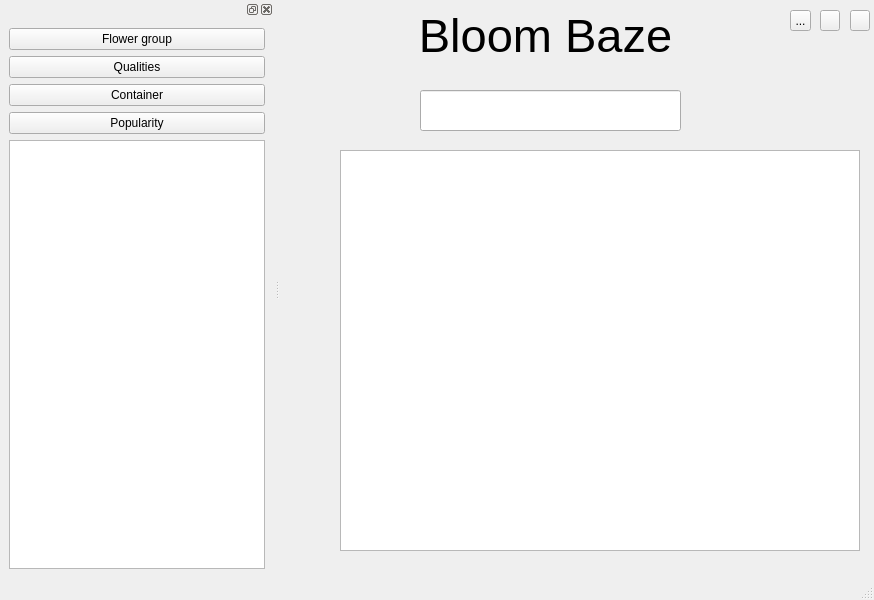
<?xml version="1.0" encoding="UTF-8"?>
<ui version="4.0">
 <class>MainWindow</class>
 <widget class="QMainWindow" name="MainWindow">
  <property name="geometry">
   <rect>
    <x>0</x>
    <y>0</y>
    <width>874</width>
    <height>600</height>
   </rect>
  </property>
  <property name="windowTitle">
   <string>MainWindow</string>
  </property>
  <widget class="QWidget" name="centralwidget">
   <widget class="QTableWidget" name="tableWidget">
    <property name="geometry">
     <rect>
      <x>60</x>
      <y>150</y>
      <width>520</width>
      <height>401</height>
     </rect>
    </property>
    <property name="selectionMode">
     <enum>QAbstractItemView::SingleSelection</enum>
    </property>
    <property name="selectionBehavior">
     <enum>QAbstractItemView::SelectItems</enum>
    </property>
    <attribute name="horizontalHeaderVisible">
     <bool>false</bool>
    </attribute>
    <attribute name="horizontalHeaderDefaultSectionSize">
     <number>250</number>
    </attribute>
    <attribute name="verticalHeaderVisible">
     <bool>false</bool>
    </attribute>
    <attribute name="verticalHeaderDefaultSectionSize">
     <number>250</number>
    </attribute>
    <column>
     <property name="text">
      <string/>
     </property>
    </column>
    <column>
     <property name="text">
      <string/>
     </property>
    </column>
   </widget>
   <widget class="QLabel" name="label">
    <property name="geometry">
     <rect>
      <x>100</x>
      <y>10</y>
      <width>331</width>
      <height>51</height>
     </rect>
    </property>
    <property name="font">
     <font>
      <pointsize>35</pointsize>
     </font>
    </property>
    <property name="text">
     <string>Bloom Baze</string>
    </property>
    <property name="alignment">
     <set>Qt::AlignCenter</set>
    </property>
   </widget>
   <widget class="QLineEdit" name="lineEdit">
    <property name="geometry">
     <rect>
      <x>140</x>
      <y>90</y>
      <width>261</width>
      <height>41</height>
     </rect>
    </property>
   </widget>
   <widget class="QToolButton" name="toolButton">
    <property name="geometry">
     <rect>
      <x>510</x>
      <y>10</y>
      <width>21</width>
      <height>21</height>
     </rect>
    </property>
    <property name="text">
     <string>...</string>
    </property>
    <property name="icon">
     <iconset>
      <normaloff>../../Pictures/Diamond_Dogs.png</normaloff>../../Pictures/Diamond_Dogs.png</iconset>
    </property>
   </widget>
   <widget class="QToolButton" name="toolButton_2">
    <property name="geometry">
     <rect>
      <x>540</x>
      <y>10</y>
      <width>20</width>
      <height>21</height>
     </rect>
    </property>
    <property name="text">
     <string/>
    </property>
    <property name="icon">
     <iconset>
      <normaloff>../../Pictures/reset_6072935.png</normaloff>../../Pictures/reset_6072935.png</iconset>
    </property>
   </widget>
   <widget class="QToolButton" name="toolButton_3">
    <property name="geometry">
     <rect>
      <x>570</x>
      <y>10</y>
      <width>20</width>
      <height>21</height>
     </rect>
    </property>
    <property name="autoFillBackground">
     <bool>true</bool>
    </property>
    <property name="text">
     <string/>
    </property>
    <property name="icon">
     <iconset theme="accessories-character-map">
      <normaloff>../../Pictures/user_1077063.png</normaloff>../../Pictures/user_1077063.png</iconset>
    </property>
    <property name="checkable">
     <bool>false</bool>
    </property>
   </widget>
  </widget>
  <widget class="QMenuBar" name="menubar">
   <property name="geometry">
    <rect>
     <x>0</x>
     <y>0</y>
     <width>874</width>
     <height>25</height>
    </rect>
   </property>
  </widget>
  <widget class="QStatusBar" name="statusbar"/>
  <widget class="QDockWidget" name="dockWidget">
   <attribute name="dockWidgetArea">
    <number>1</number>
   </attribute>
   <widget class="QWidget" name="dockWidgetContents">
    <layout class="QGridLayout" name="gridLayout">
     <item row="0" column="0">
      <layout class="QVBoxLayout" name="verticalLayout">
       <item>
        <widget class="QPushButton" name="pb_flowerGroup">
         <property name="text">
          <string>Flower group</string>
         </property>
         <property name="checkable">
          <bool>true</bool>
         </property>
        </widget>
       </item>
       <item>
        <widget class="QPushButton" name="pb_qualities">
         <property name="text">
          <string>Qualities</string>
         </property>
         <property name="checkable">
          <bool>true</bool>
         </property>
        </widget>
       </item>
       <item>
        <widget class="QPushButton" name="pb_container">
         <property name="text">
          <string>Container</string>
         </property>
         <property name="checkable">
          <bool>true</bool>
         </property>
        </widget>
       </item>
       <item>
        <widget class="QPushButton" name="pb_popularity">
         <property name="text">
          <string>Popularity</string>
         </property>
         <property name="checkable">
          <bool>true</bool>
         </property>
        </widget>
       </item>
      </layout>
     </item>
     <item row="1" column="0">
      <widget class="QTableWidget" name="tw_filterList">
       <attribute name="horizontalHeaderVisible">
        <bool>false</bool>
       </attribute>
       <attribute name="verticalHeaderVisible">
        <bool>false</bool>
       </attribute>
       <column>
        <property name="text">
         <string/>
        </property>
       </column>
      </widget>
     </item>
    </layout>
   </widget>
  </widget>
 </widget>
 <resources/>
 <connections/>
</ui>
